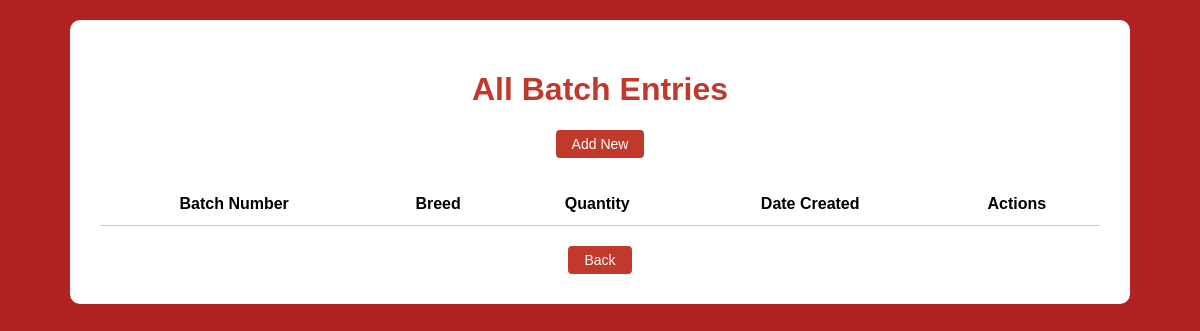
The page /batch_list.php on the database as committed earlier.
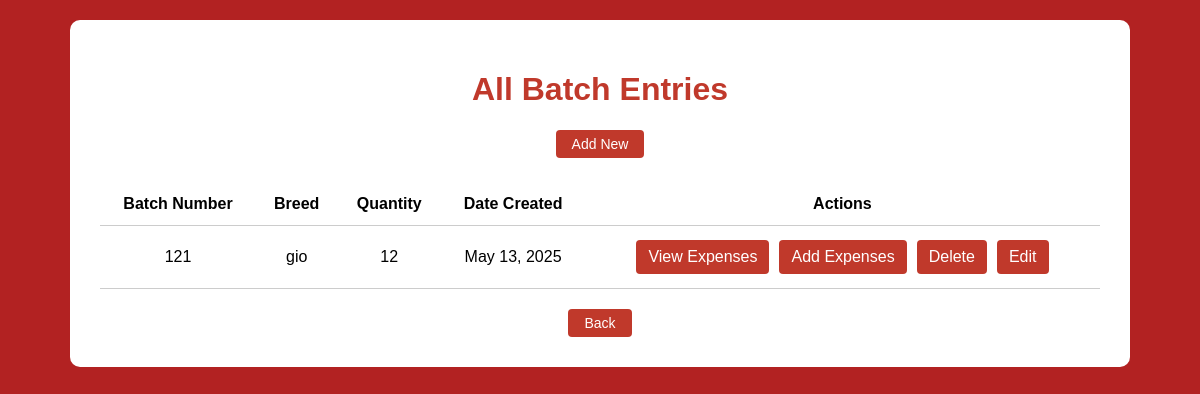
The same page on the database as committed later.
### tables this page shows
CREATE TABLE `batches` (
  `id` int(11) NOT NULL,
  `batch_number` int(11) NOT NULL,
  `breed` varchar(100) NOT NULL,
  `quantity` int(11) NOT NULL,
  `created_at` timestamp NOT NULL DEFAULT current_timestamp(),
  `date_created` datetime DEFAULT current_timestamp()
);

### batch_list.php (the view, shortened to what this page needs)
<?php
$host = 'localhost';
$dbname = 'quantity';
$user = 'root';
$pass = '';
$conn = new mysqli($host, $user, $pass, $dbname);
$result = $conn->query("SELECT * FROM batches");
?>
<!DOCTYPE html>
<html>
<head>
</head>
<body>
    <div class="container">
        <h1>All Batch Entries</h1>
        <a href="batch_form.php" class="add-new-button">Add New</a>
        <table>
            <tr>
                <th>Batch Number</th>
                <th>Breed</th>
                <th>Quantity</th>
                <th>Date Created</th>
                <th>Actions</th>
            </tr>
            <?php while ($row = $result->fetch_assoc()): ?>
                <tr>
                    <td><?= $row['batch_number'] ?></td>
                    <td><?= $row['breed'] ?></td>
                    <td><?= $row['quantity'] ?></td>
                    <td><?= date('F j, Y', strtotime($row['date_created'])) ?></td>
                    <td>
                        <div class="action-group">
                            <a href="view_expenses.php?batch_id=<?= $row['id'] ?>" class="button">View Expenses</a>
                            <a href="add_expenses.php?batch_id=<?= $row['id'] ?>" class="button">Add Expenses</a>
                            <a href="batch_list.php?delete_id=<?= $row['id'] ?>" class="button" onclick="return confirm('Are you sure you want to delete this entry?');">Delete</a>
                            <a href="batch_edit.php?batch_id=<?= $row['id'] ?>" class="button">Edit</a>
                        </div>
                    </td>
                </tr>
            <?php endwhile; ?>
        </table>
        <a href="hamsterfrnt.html" class="back-button">Back</a>
    </div>
</body>
</html>

### batch_list.php (style rules this page uses)
body { font-family: Arial, sans-serif; background-color: #B22222; color: white; margin: 0; padding: 20px; }
.container { background-color: white; padding: 30px; border-radius: 10px; max-width: 1000px; margin: auto; color: black; }
h1 { color: #c0392b; text-align: center; }
table { width: 100%; border-collapse: collapse; margin-top: 25px; }
th, td { padding: 12px; border-bottom: 1px solid #ccc; text-align: center; }
.button { padding: 8px 12px; background-color: #c0392b; color: white; border: none; border-radius: 4px; text-decoration: none; cursor: pointer; margin: 2px; }
.action-group { display: flex; flex-wrap: wrap; justify-content: center; gap: 6px; }
.back-button { display: block; width: fit-content; margin: 20px auto 0; padding: 6px 16px; font-size: 14px; background-color: #c0392b; color: white; border-radius: 4px; text-decoration: none; text-align: center; }
.add-new-button { display: block; width: fit-content; margin: 20px auto; padding: 6px 16px; font-size: 14px; background-color: #c0392b; color: white; border-radius: 4px; text-decoration: none; text-align: center; }

Rows that differ between the two databases and show on the page:
added batches: batch_number "121", breed "gio", quantity "12", date_created "May 13, 2025"
